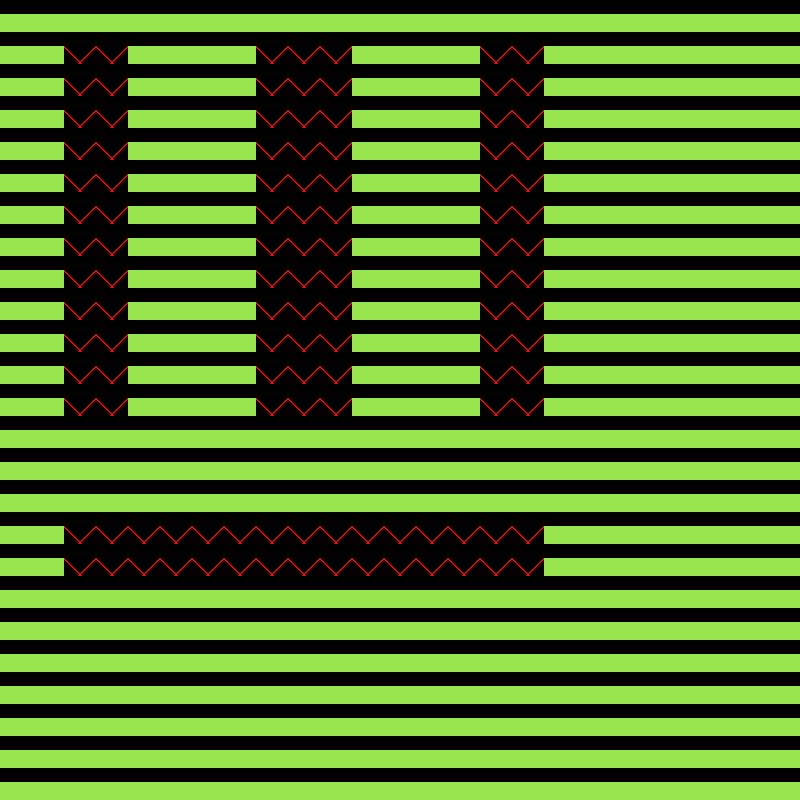

Below is a game level as drawn by its tile map, then a one-line description and the .tmx file that defines it, in full:
An orthogonal 25x25 tile map with 32x32 px tiles, 1 tile layer (Tile Layer 1), 2 tilesets and 5 objects.

<map version="1.5" tiledversion="1.7.2" orientation="orthogonal" renderorder="right-down" width="25" height="25" tilewidth="32" tileheight="32" infinite="0" nextlayerid="5" nextobjectid="8">
 <tileset firstgid="1" source="Sprite-0001.tsx" />
 <tileset firstgid="3" source="Sprite-0001.tsx" />
 <layer id="1" name="Tile Layer 1" width="25" height="25">
  <data encoding="csv">
3,3,3,3,3,3,3,3,3,3,3,3,3,3,3,3,3,3,3,3,3,3,3,3,3,
3,3,2,2,3,3,3,3,2,2,2,3,3,3,3,2,2,3,3,3,3,3,3,3,3,
3,3,2,2,3,3,3,3,2,2,2,3,3,3,3,2,2,3,3,3,3,3,3,3,3,
3,3,2,2,3,3,3,3,2,2,2,3,3,3,3,2,2,3,3,3,3,3,3,3,3,
3,3,2,2,3,3,3,3,2,2,2,3,3,3,3,2,2,3,3,3,3,3,3,3,3,
3,3,2,2,3,3,3,3,2,2,2,3,3,3,3,2,2,3,3,3,3,3,3,3,3,
3,3,2,2,3,3,3,3,2,2,2,3,3,3,3,2,2,3,3,3,3,3,3,3,3,
3,3,2,2,3,3,3,3,2,2,2,3,3,3,3,2,2,3,3,3,3,3,3,3,3,
3,3,2,2,3,3,3,3,2,2,2,3,3,3,3,2,2,3,3,3,3,3,3,3,3,
3,3,2,2,3,3,3,3,2,2,2,3,3,3,3,2,2,3,3,3,3,3,3,3,3,
3,3,2,2,3,3,3,3,2,2,2,3,3,3,3,2,2,3,3,3,3,3,3,3,3,
3,3,2,2,3,3,3,3,2,2,2,3,3,3,3,2,2,3,3,3,3,3,3,3,3,
3,3,2,2,3,3,3,3,2,2,2,3,3,3,3,2,2,3,3,3,3,3,3,3,3,
3,3,3,3,3,3,3,3,3,3,3,3,3,3,3,3,3,3,3,3,3,3,3,3,3,
3,3,3,3,3,3,3,3,3,3,3,3,3,3,3,3,3,3,3,3,3,3,3,3,3,
3,3,3,3,3,3,3,3,3,3,3,3,3,3,3,3,3,3,3,3,3,3,3,3,3,
3,3,2,2,2,2,2,2,2,2,2,2,2,2,2,2,2,3,3,3,3,3,3,3,3,
3,3,2,2,2,2,2,2,2,2,2,2,2,2,2,2,2,3,3,3,3,3,3,3,3,
3,3,3,3,3,3,3,3,3,3,3,3,3,3,3,3,3,3,3,3,3,3,3,3,3,
3,3,3,3,3,3,3,3,3,3,3,3,3,3,3,3,3,3,3,3,3,3,3,3,3,
3,3,3,3,3,3,3,3,3,3,3,3,3,3,3,3,3,3,3,3,3,3,3,3,3,
3,3,3,3,3,3,3,3,3,3,3,3,3,3,3,3,3,3,3,3,3,3,3,3,3,
3,3,3,3,3,3,3,3,3,3,3,3,3,3,3,3,3,3,3,3,3,3,3,3,3,
3,3,3,3,3,3,3,3,3,3,3,3,3,3,3,3,3,3,3,3,3,3,3,3,3,
3,3,3,3,3,3,3,3,3,3,3,3,3,3,3,3,3,3,3,3,3,3,3,3,3
</data>
 </layer>
 <objectgroup id="4" name="Object Layer 1">
  <object id="1" x="64" y="32" width="64" height="384" />
  <object id="4" x="480" y="32" width="64" height="384" />
  <object id="5" x="64" y="512" width="480" height="64" />
  <object id="6" x="256" y="64" width="96" height="352" />
  <object id="7" x="256" y="32" width="96" height="32" />
 </objectgroup>
</map>